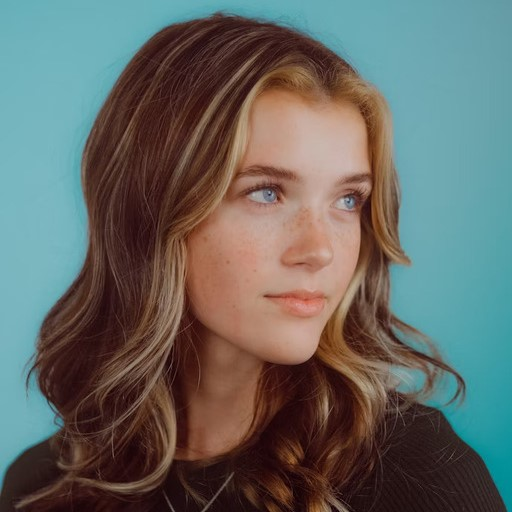
#> input picture ML_PHW2_Fall_2025/PCA/image.jpg, 512 x 512 px
$ jupyter execute PCA.ipynb
#> lines starting #> are read from the running program, lines starting #| are printed output that depends on the picture
<div dir=ltr align=center>

<font color=0F5298 size=7>
Machine Learning <br>
<font color=2565AE size=5>
Computer Engineering Department <br>
Fall 2025 <br>
<font color=3C99D size=5>
    Dimensionality Reduction: Principal Component Analysis<br>
<font color=696880 size=4>
    Prepared by Fatemeh Khojasteh <br>

<font color=696880 size=2>
    Curated by Alireza Mirshafieian

____

# Student Information

[cell 1]
student_number = 'Narges Kari'
full_name = '402110821'

# Image Compression with PCA (From Scratch)

## Objective
 The goal of this assignment is to gain a deep understanding of **Principal Component Analysis (PCA)** by implementing it from scratch and applying it to image compression.

## Problem Statement
 Consider a grayscale image. We want to reduce its dimensionality by dividing the image into small "patches" and treating each patch as a data vector.

**Workflow:**
 1.  **Image Preparation:** Load the local image and convert it to grayscale.
 2.  **Patch Extraction:** Divide the image into small squares (e.g., $12 \times 12$). Each patch, when flattened, becomes a vector of dimension $144$.
 3.  **PCA Implementation:** Complete the `PCAFromScratch` class. You must calculate the covariance matrix, find eigenvalues/eigenvectors, and project data into a lower-dimensional space.
 4.  **Compression & Reconstruction:** Project the patches into a lower-dimensional space (e.g., 16 dimensions) and then reconstruct them back to 144 dimensions.
 5.  **Stitching:** Reassemble the reconstructed patches to form the final image.
 6.  **Visualization:** Visualize the top 16 Principal Components (Eigenfaces/Eigenpatches).

## Rules & Constraints
 1.  **No `sklearn`:** You are **NOT** allowed to use `sklearn.decomposition.PCA`. You must implement the logic using `numpy` (functions like `np.cov`, `np.linalg.eig`, `np.linalg.svd` are allowed).
 2.  **Allowed Libraries:** `numpy`, `matplotlib`, `cv2` (or `PIL`).
 3.  **Flexibility:** Your code should handle images that may not be perfectly divisible by the patch size (you should implement cropping logic).

[cell 2]
# Import needed libraries

import numpy as np
import matplotlib.pyplot as plt
from PIL import Image
import os

## Part 1: PCA Class Implementation

 In this section, you must implement the PCA algorithm from scratch.

 **Implementation Steps for `fit`:**
 1. Calculate the mean of the columns.
 2. Center the data ($X - \text{mean}$).
 3. Compute the Covariance Matrix.
 4. Compute Eigenvalues and Eigenvectors.
 5. Sort Eigenvectors by Eigenvalues in descending order.
 6. Store the top `n_components` eigenvectors.

[cell 3]
class PCAFromScratch:
    def __init__(self, n_components):
        self.n_components = n_components
        self.components = None
        self.mean = None
        self.explained_variance = None

    def fit(self, X):
        self.mean = X.mean(axis=0)
        C = X - self.mean
        M = np.cov(C, rowvar=False)
        vals, vecs = np.linalg.eig(M)
        idx = np.argsort(vals)[::-1]
        vals = vals[idx]
        vecs = vecs[:, idx]
        self.components = vecs[:, :self.n_components]
        self.explained_variance = vals[:self.n_components]

    def transform(self, X):
        C = X - self.mean
        return C @ self.components

    def inverse_transform(self, Z):
        return Z @ self.components.T + self.mean

## Part 2: Patch Extraction Logic

 Implement functions to convert an image into a matrix of patches and vice versa.

 *Hint: It is easier to crop the image first so that its dimensions are divisible by the patch size.*

[cell 4]
def get_valid_image_dims(img, pz):
    h, w = img.shape
    ph, pw = pz
    nh = h - (h % ph)
    nw = w - (w % pw)
    return img[:nh, :nw]


def image_to_patches(img, pz=(12, 12)):
    cim = get_valid_image_dims(img, pz)
    ph, pw = pz
    hh, ww = cim.shape
    nh = hh // ph
    nw = ww // pw
    X = cim.reshape(nh, ph, nw, pw).transpose(0, 2, 1, 3).reshape(nh*nw, ph*pw)

    return X, (hh, ww)


def patches_to_image(pchs, oshp, pz=(12, 12)):
    ph, pw = pz
    hh, ww = oshp
    nh = hh // ph
    nw = ww // pw
    return pchs.reshape(nh, nw, ph, pw).transpose(0, 2, 1, 3).reshape(hh, ww)

## Part 3: Execution Pipeline

 Write the code to execute the PCA pipeline.

 1. Load the image.
 2. Convert image to patches.
 3. Run PCA.
 4. Reconstruct image.
 5. Calculate error.

[cell 5]
# --- 1. Load Image ---
# Ensure 'image.jpg' is in the same directory
IMAGE_PATH = 'image.jpg'

if not os.path.exists(IMAGE_PATH):
    print(f"Warning: {IMAGE_PATH} not found. Generating random noise for testing.")
    gray = np.random.rand(512, 512) * 255
else:
    img = Image.open(IMAGE_PATH).convert('L') # Convert to Grayscale
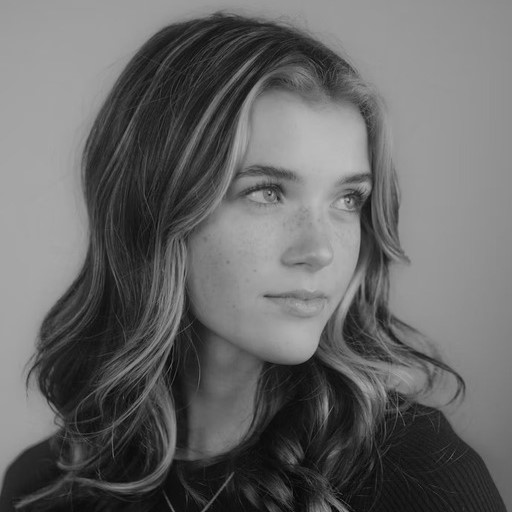
#> img: PIL image 512x512 L; min 5, max 193, mean 102.7
    gray = np.array(img)

plt.figure(figsize=(6, 6))
plt.title("Original Grayscale Image")
plt.imshow(gray, cmap='gray')
plt.axis('off')
plt.show()

[cell 6]
# --- 2. Prepare Data ---
PATCH_SIZE = (12, 12)

pc, vs = image_to_patches(gray, PATCH_SIZE)
#> in get_valid_image_dims, `return img[:nh, :nw]`:
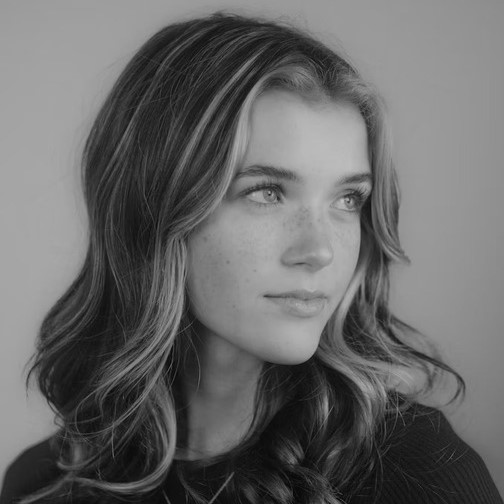
#> returned value: shape (504, 504); min 5, max 193, mean 103.3
#> in image_to_patches, `X = cim.reshape(nh, ph, nw, pw).transpose(0, 2, 1, 3).reshape(nh*nw, p..`:
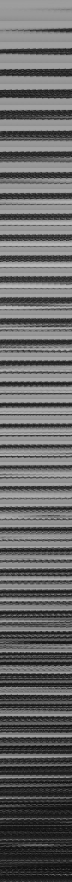
#> X: shape (1764, 144) (shown at 1/2 size); min 5, max 193, mean 103.3
#> vs = (504, 504)

print("Original Image Shape:", gray.shape)
#| Original Image Shape: (512, 512)
print("Valid Image Shape (Cropped):", vs)
#| Valid Image Shape (Cropped): (504, 504)
print("Patches Matrix Shape:", pc.shape)
#| Patches Matrix Shape: (1764, 144)

[cell 7]
# --- 3. Train PCA ---
N_COMPONENTS = 16

pca = PCAFromScratch(N_COMPONENTS)

pca.fit(pc)
#> in fit, `self.mean = X.mean(axis=0)`: self.mean = 144 values, max 105.2 at index 2, min 101.3 at index 140, mean 103.3
#> in fit, `C = X - self.mean`:
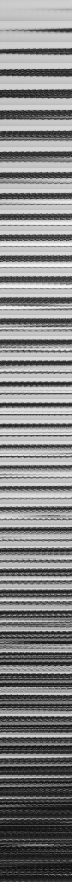
#> C: shape (1764, 144) float64 (shown at 1/2 size); min -99.27, max 90.58, mean 0; drawn with min black and max white
#> in fit, `M = np.cov(C, rowvar=False)`:
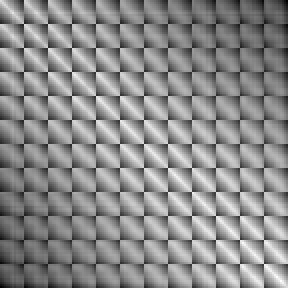
#> M: shape (144, 144) float64 (shown 2 times larger); min 2294.3, max 2837.8, mean 2591.3; drawn with min black and max white
#> in fit, `vals, vecs = np.linalg.eig(M)`:
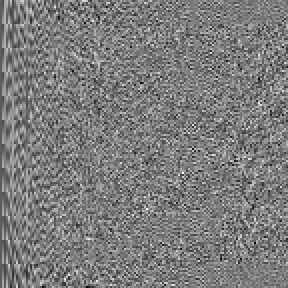
#> vecs: shape (144, 144) float64 (shown 2 times larger); min -0.325, max 0.337, mean -0.000573; drawn with min black and max white
#> in fit, `vals, vecs = np.linalg.eig(M)`: vals = 144 values, max 373209.2 at index 0, min 1.22 at index 95, mean 2777.9
#> in fit, `idx = np.argsort(vals)[::-1]`: idx = 144 values, max 143 at index 116, min 0 at index 0, mean 71.5
#> in fit, `vals = vals[idx]`: vals = 144 values, max 373209.2 at index 0, min 1.22 at index 143, mean 2777.9
#> in fit, `vecs = vecs[:, idx]`:
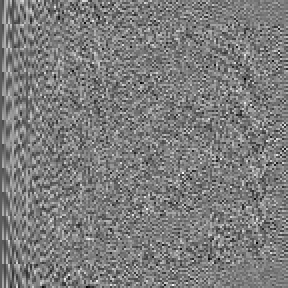
#> vecs: shape (144, 144) float64 (shown 2 times larger); min -0.325, max 0.337, mean -0.000573; drawn with min black and max white
#> in fit, `self.explained_variance = vals[:self.n_components]`: self.explained_variance = [373209.2, 9224.5, 5203.8, 2342.9, 1372.2, 1000.6, 925.9, 593.3, 507, 467.5, 346.4, 283.8, 274.4, 219.1, 205.8, 192.1]

all_vals = np.linalg.eigvals(np.cov(pc - pc.mean(0), rowvar=False)).real
#> all_vals = 144 values, max 373209.2 at index 0, min 1.22 at index 95, mean 2777.9
ratio = pca.explained_variance.sum().real / all_vals.sum().real
#> ratio = 0.991
print(f"Explained Variance Ratio (Top {N_COMPONENTS}): {ratio * 100:.2f}%")
#| Explained Variance Ratio (Top 16): 99.09%

[cell 8]
# --- 4. Compress & Reconstruct ---

Z = pca.transform(pc)

R = pca.inverse_transform(Z)
#> in inverse_transform, `return Z @ self.components.T + self.mean`:
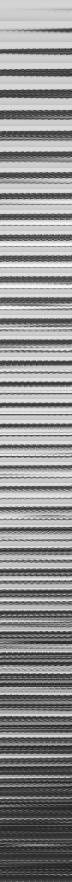
#> returned value: shape (1764, 144) float64 (shown at 1/2 size); min -13.36, max 191.7, mean 103.3; drawn with min black and max white

print("Compressed Shape:", Z.shape)
#| Compressed Shape: (1764, 16)
print("Reconstructed Patches Shape:", R.shape)
#| Reconstructed Patches Shape: (1764, 144)

[cell 9]
# --- 5. Reassemble Image ---

rec = patches_to_image(R, vs, PATCH_SIZE)
#> in patches_to_image, `hh, ww = oshp`: hh = 504
#> in patches_to_image, `nh = hh // ph`: nh = 42
#> in patches_to_image, `return pchs.reshape(nh, nw, ph, pw).transpose(0, 2, 1, 3).reshape(hh, ..`:
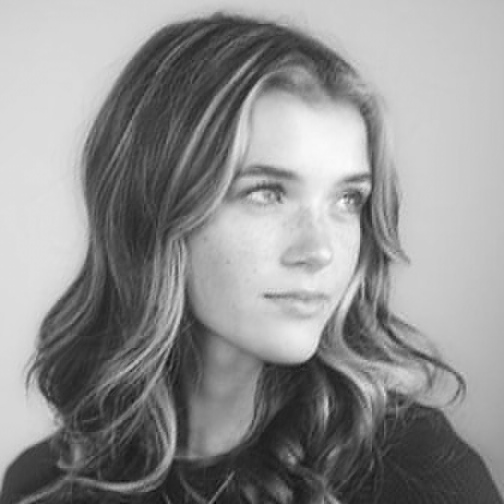
#> returned value: shape (504, 504) float64; min -13.36, max 191.7, mean 103.3; drawn with min black and max white

cropped_original = get_valid_image_dims(gray, PATCH_SIZE).astype(float)
cropped_reconstructed = rec.astype(float)

mse = np.mean((cropped_original - cropped_reconstructed) ** 2)
#> mse = 25.36
print(f"Reconstruction MSE: {mse:.2f}")
#| Reconstruction MSE: 25.36

## Part 4: Visualization

 Visualize the results and the learned features.

[cell 10]
import matplotlib.pyplot as plt

plt.figure(figsize=(10, 5))

# Original Image
plt.subplot(1, 2, 1)
plt.imshow(get_valid_image_dims(gray, PATCH_SIZE), cmap='gray')
plt.title("Original Image")
plt.axis('off')

# Reconstructed Image
plt.subplot(1, 2, 2)
plt.imshow(rec, cmap='gray')
plt.title(f"Reconstructed (Components: {N_COMPONENTS})\n MSE: {mse:.2f}")
plt.axis('off')

plt.show()

## 1. Quality Comparison (Reconstruction Quality)

In the image above, you can see the original image next to the reconstructed one.

* **Interpretation:** The image on the right has been reconstructed using only **16 components**. Even though the data dimensions have been reduced by 9 times (from 144 features per patch to 16 features), the image is still easily recognizable.
* **Quality Loss:** If you look closely, the reconstructed image appears slightly "blurry," and high-frequency details (such as very fine textures on the hat or hair) have been removed. This is the price we pay for compression.
* **MSE:** The MSE (Mean Squared Error) value indicates the average squared error between the original and reconstructed pixels.

[cell 11]
plt.figure(figsize=(8, 8))

for i in range(N_COMPONENTS):
    plt.subplot(4, 4, i + 1)
    eigenpatch_vector = pca.components[:, i]
    if np.mean(eigenpatch_vector) < 0:
        eigenpatch_vector = -eigenpatch_vector
    eigenpatch = eigenpatch_vector.reshape(PATCH_SIZE)
    ep_min, ep_max = eigenpatch.min(), eigenpatch.max()
    if ep_max > ep_min:
        eigenpatch_norm = (eigenpatch - ep_min) / (ep_max - ep_min)
    else:
        eigenpatch_norm = np.zeros_like(eigenpatch)

    plt.imshow(eigenpatch_norm, cmap='gray')
    plt.axis('off')
    plt.title(f"PC {i+1}", fontsize=10)
#> this loop made 16 passes
#> (ep_min, ep_max) on passes 1 to 12: (0.0804, 0.0852), (-0.127, 0.121), (-0.139, 0.143), (-0.114, 0.162), (-0.104, 0.2), (-0.171, 0.203), (-0.141, 0.19), (-0.159, 0.171), (-0.179, 0.234), (-0.168, 0.175), (-0.189, 0.183), (-0.23, 0.158)

plt.suptitle("Top 16 Eigenpatches", fontsize=16)
plt.tight_layout()
plt.show()
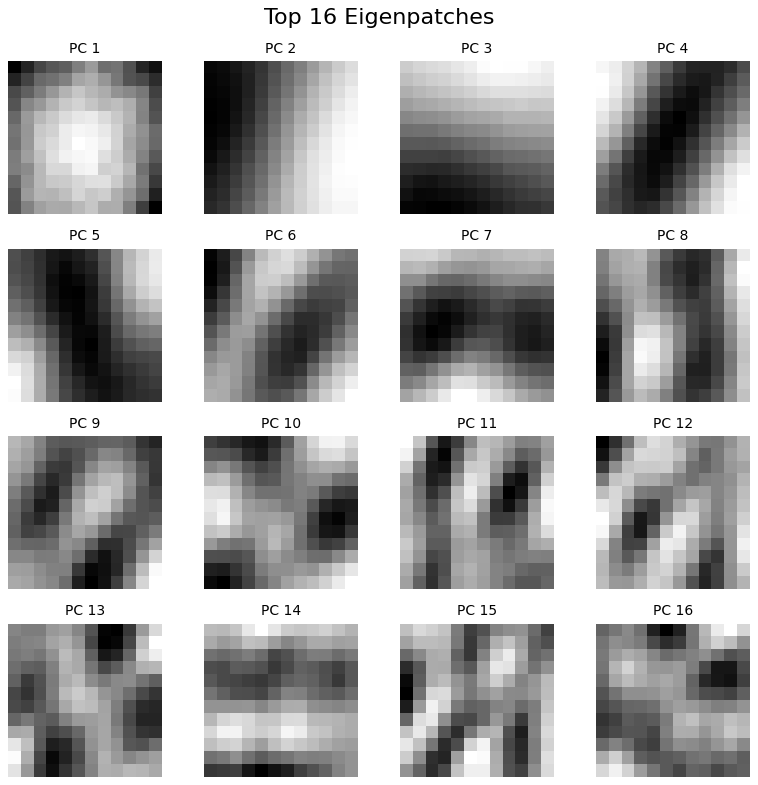
#> figure drawn by matplotlib, 16 panels
